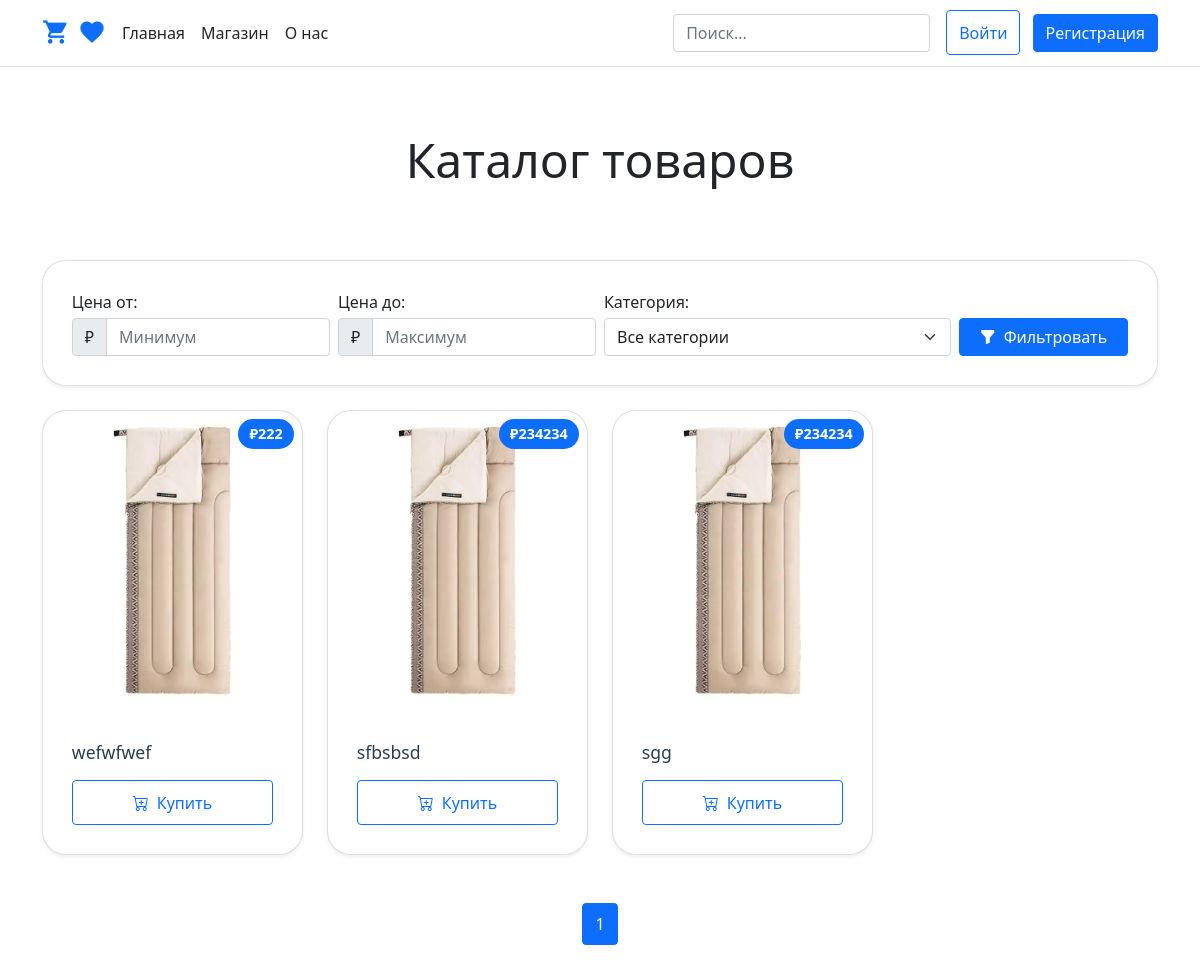
Page /shop/ on the earlier database version.
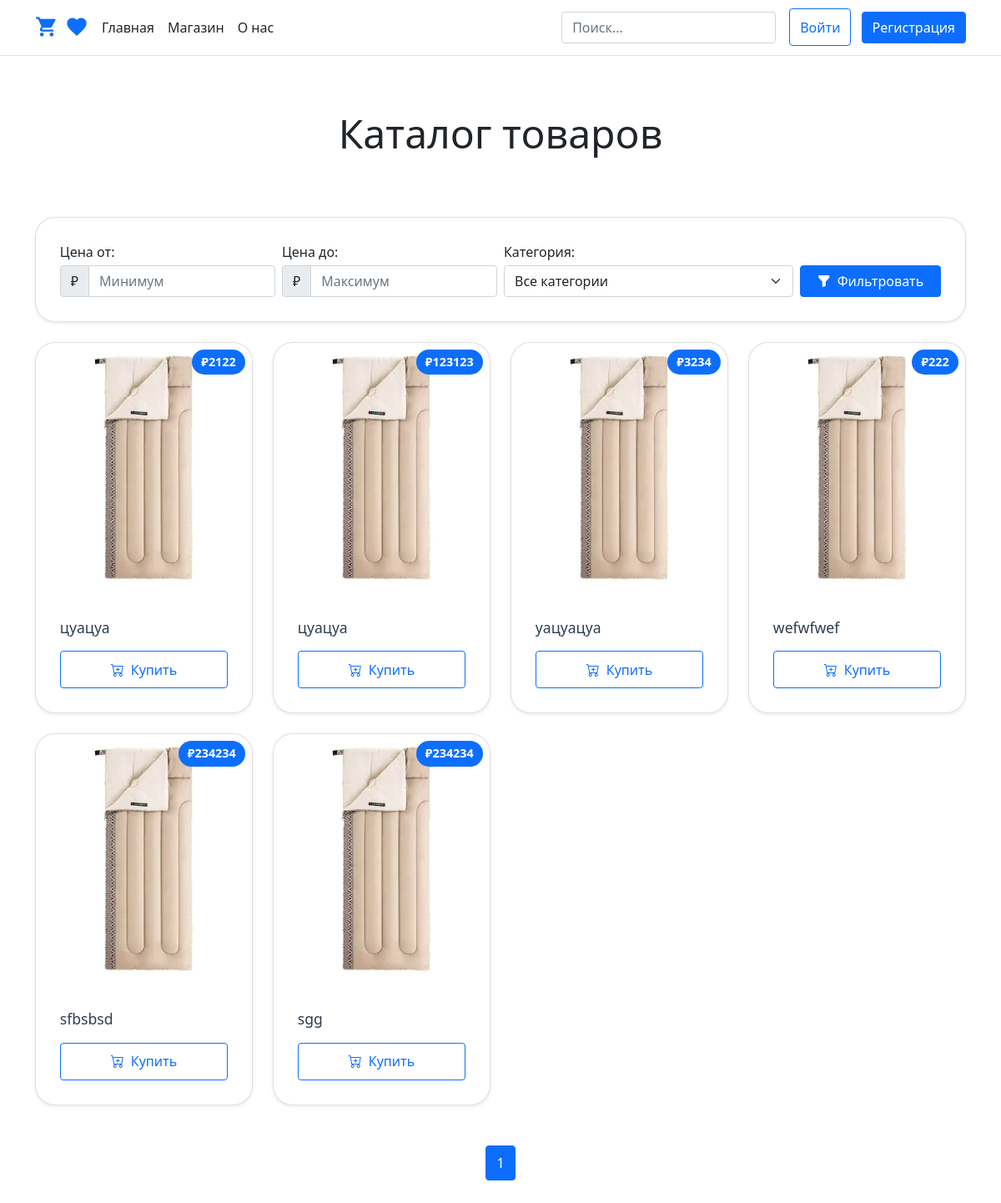
Same page on the later database version.
### shop/models.py (models this page shows, shortened)
class Product(models.Model):
    category = models.ForeignKey(Category, on_delete=models.CASCADE, related_name='products')
    image = models.ImageField(upload_to='products')
    title = models.CharField(max_length=250)
    description = models.TextField()
    price = models.IntegerField()
    date_created = models.DateTimeField(auto_now_add=True)
    slug = models.SlugField(unique=True, blank=True)
    class Meta:
        ordering = ('-date_created',)
    def get_absolute_url(self):
        return reverse('shop:product_detail', kwargs={'slug': self.slug})

### shop/views.py (the view)
# urls.py: path('shop/', views.all_products, name='all_products'),
def all_products(request):
    products = Product.objects.all()
    categories = Category.objects.filter(is_sub=False)
    min_price = request.GET.get('min_price')
    max_price = request.GET.get('max_price')
    category_slug = request.GET.get('category')
    if min_price:
        products = products.filter(price__gte=min_price)
    if max_price:
        products = products.filter(price__lte=max_price)
    if category_slug:
        products = products.filter(category__slug=category_slug)
    paginator = Paginator(products, 12)
    page_number = request.GET.get('page')
    page_obj = paginator.get_page(page_number)
    context = {
        'products': page_obj,
        'title': 'Все товары',
        'categories': categories,
        'request': request,  # для шаблона
    }
    return render(request, 'shop/all_products.html', context)

### cart/utils/cart.py (called while the page is built)
    def __iter__(self):
        product_ids = self.cart.keys()
        products = Product.objects.filter(id__in=product_ids)
        cart = self.cart.copy()
        for product in products:
            cart[str(product.id)]['product'] = product
        for item in cart.values():
            item['total_price'] = int(item['price']) * int(item['quantity'])
            yield item

    def add_cart_session(self):
        cart = self.session.get(CART_SESSION_ID)
        if not cart:
            cart = self.session[CART_SESSION_ID] = {}
        return cart

### online_shop/context_processors.py (called while the page is built)
def return_cart(request):
    cart = len(list(Cart(request)))
    return {'cart_count': cart}

def return_categories(request):
    categories = Category.objects.all()
    return {'categories': categories}

### shop/templates/shop/all_products.html (shortened to what this page needs)
{% extends "base.html" %}
{% block content %}
<div class="container py-5">
  <div class="row mb-5">
    <div class="col-12">
      <h2 class="display-5 text-center mb-4">Каталог товаров</h2>
    </div>
  </div>
  <div class="row mb-4">
    <div class="col-12">
      <div class="card shadow-sm">
        <div class="card-body py-3">
          <form method="get" class="row g-2">
            <div class="col-md-3">
              <label for="min_price" class="form-label mb-1">Цена от:</label>
              <div class="input-group">
                <span class="input-group-text">₽</span>
                <input type="number" name="min_price" id="min_price" class="form-control" value="{{ request.GET.min_price }}" placeholder="Минимум">
              </div>
            </div>
            <div class="col-md-3">
              <label for="max_price" class="form-label mb-1">Цена до:</label>
              <div class="input-group">
                <span class="input-group-text">₽</span>
                <input type="number" name="max_price" id="max_price" class="form-control" value="{{ request.GET.max_price }}" placeholder="Максимум">
              </div>
            </div>
            <div class="col-md-4">
              <label for="category" class="form-label mb-1">Категория:</label>
              <select name="category" id="category" class="form-select">
                <option value="">Все категории</option>
              </select>
            </div>
            <div class="col-md-2 d-flex align-items-end">
              <button type="submit" class="btn btn-primary w-100">
                <i class="bi bi-funnel-fill me-2"></i>Фильтровать
              </button>
            </div>
          </form>
        </div>
      </div>
    </div>
  </div>
  <div class="row g-4">
    {% for product in products %}
      <div class="col-sm-6 col-md-4 col-lg-3">
        <div class="card h-100 shadow-sm hover-card">
          <div class="position-relative">
            <img src="{{ product.image.url }}" class="card-img-top" height="300" style="object-fit: cover;">
            <span class="position-absolute top-0 end-0 m-2 badge bg-primary rounded-pill">
              ₽{{ product.price }}
            </span>
          </div>
          <div class="card-body d-flex flex-column p-4">
            <h5 class="card-title text-truncate mb-3">{{ product.title }}</h5>
            <div class="mt-auto">
              <a href="{{ product.get_absolute_url }}" class="btn btn-outline-primary w-100 py-2">
                <i class="bi bi-cart-plus me-2"></i>Купить
              </a>
            </div>
          </div>
        </div>
      </div>
    {% endfor %}
  </div>
  <div class="row mt-5">
    <div class="col-12">
      <nav aria-label="Навигация по страницам">
        <ul class="pagination justify-content-center">
          <li class="page-item active">
            <span class="page-link">{{ products.number }}</span>
          </li>
        </ul>
      </nav>
    </div>
  </div>
</div>
{% endblock %}

### shop/templates/base.html (shortened to what this page needs)
{% load static %}
<!DOCTYPE html>
<html lang="ru">
<head>
    <link href="https://cdn.jsdelivr.net/npm/bootstrap@5.1.3/dist/css/bootstrap.min.css" rel="stylesheet">
    <link rel="stylesheet" href="https://cdn.jsdelivr.net/npm/bootstrap-icons@1.11.3/font/bootstrap-icons.min.css">
</head>
<body>
<header class="p-2 border-bottom">
  <div class="container">
    <div class="d-flex flex-wrap align-items-center justify-content-center justify-content-lg-start">
      <a href="{% url 'cart:show_cart' %}" class="text-primary mt-2 me-2">
        <i class="material-icons h3">&#xe8cc;</i>
      </a>
      <a href="{% url 'shop:favorites' %}" class="text-primary mt-2 me-2">
        <i class="material-icons h3">&#xe87d;</i>
      </a>
      <ul class="nav col-12 col-lg-auto me-lg-auto mb-2 justify-content-center mb-md-0">
        <li><a href="{% url 'shop:home_page' %}" class="nav-link px-2 text-dark">Главная</a></li>
        <li><a href="{% url 'shop:all_products' %}" class="nav-link px-2 text-dark">Магазин</a></li>
        <li><a href="{% url 'shop:about' %}" class="nav-link px-2 text-dark">О нас</a></li>
      </ul>
      <form class="col-12 col-lg-auto mb-3 mb-lg-0 me-lg-3" action="{% url 'shop:search' %}">
        <input name="q" type="search" class="form-control form-control-dark" placeholder="Поиск..." aria-label="Поиск">
      </form>
      {% if request.user.is_authenticated %}
      <div class="dropdown text-end">
        <a href="#" class="btn btn-primary text-white me-4 d-block link-dark text-decoration-none dropdown-toggle" id="dropdownUser" data-bs-toggle="dropdown" aria-expanded="false">
          Профиль
        </a>
        <ul class="dropdown-menu" aria-labelledby="dropdownUser">
          <li><a class="dropdown-item" href="{% url 'cart:show_cart' %}">Корзина</a></li>
          <li><a class="dropdown-item" href="{% url 'shop:favorites' %}">Избранное</a></li>
          <li><a class="dropdown-item" href="{% url 'orders:user_orders' %}">Заказы</a></li>
          <li><a class="dropdown-item" href="{% url 'accounts:edit_profile' %}">Редактировать профиль</a></li>
          <li><a class="dropdown-item text-danger" href="{% url 'accounts:user_logout' %}">Выйти</a></li>
        </ul>
      </div>
      {% else %}
      <div class="text-end">
        <a href="{% url 'accounts:user_login' %}" class="btn btn-outline-primary me-2">Войти</a>
        <a href="{% url 'accounts:user_register' %}" class="btn btn-primary">Регистрация</a>
      </div>
      {% endif %}
    </div>
  </div>
</header>
<main class="container">
  <div class="row mt-3">
    {% block content %}{% endblock %}
  </div>
</main>
</body>
</html>

### shop/templates/shop/all_products.html (style rules this page uses)
.hover-card { transition: transform 0.2s ease-in-out, box-shadow 0.2s ease-in-out; }
.page-link { color: var(--bs-primary); padding: 0.5rem 0.75rem; }
.badge { font-size: 0.9rem; padding: 0.5rem 0.7rem; }
.form-label { font-weight: 500; }
.card-title { color: #2c3e50; font-weight: 500; font-size: 1.1rem; line-height: 1.4; margin-bottom: 1rem !important; }
.card { min-height: 450px; border-radius: 1.5em !important; overflow: hidden; }
.card.shadow-sm { min-height: 0px; }
.card img { height: 300px !important; border-top-left-radius: 1.5em; border-top-right-radius: 1.5em; object-fit: cover; }
.card-body { padding: 1.8rem !important; }
.btn-outline-primary { padding-top: 0.6rem !important; padding-bottom: 0.6rem !important; }

Differences in the rows shown:
added Product: image (picture), price "2122", title "цуацуа"
added Product: image (picture), price "123123", title "цуацуа"
added Product: image (picture), price "3234", title "уацуацуа"
